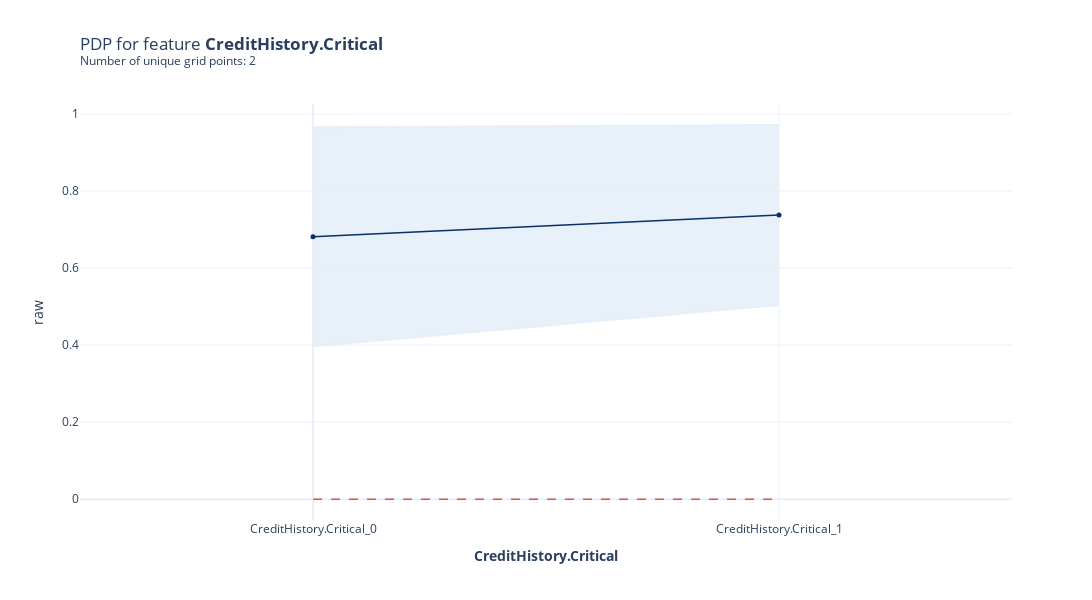

The notebook cell saved with this chart:
### Code cell
pdp_amount = pdp.PDPIsolate(
    model=rfc,
    df = df,
    model_features=X_train.columns,
    feature="CreditHistory.Critical",
    feature_name="CreditHistory.Critical"
)

fig, axes = pdp_amount.plot(center=False)

fig

### Figure 1 — Plotly figure (JSON) as saved in the notebook; plotly's stock layout.template omitted (floating-point values rounded to 4 significant figures)
{"data": [{"hoverinfo": "none", "line": {"color": "rgba(227,238,248,0.8)"}, "mode": "lines", "type": "scatter", "x": [0, 1], "xaxis": "x", "y": [0.9652, 0.9713], "yaxis": "y"}, {"fill": "tonexty", "fillcolor": "rgba(227,238,248,0.8)", "hoverinfo": "none", "line": {"color": "rgba(227,238,248,0.8)"}, "mode": "lines", "type": "scatter", "x": [0, 1], "xaxis": "x", "y": [0.397, 0.504], "yaxis": "y"}, {"hoverinfo": "none", "line": {"color": "#E75438", "dash": "dash", "width": 1.5}, "mode": "lines", "type": "scatter", "x": [0, 1], "xaxis": "x", "y": [0, 0], "yaxis": "y"}, {"hovertemplate": "%{y}", "line": {"color": "rgba(8,48,107,1.0)", "width": 1.5}, "marker": {"color": "rgba(8,48,107,1.0)", "size": 5}, "mode": "lines+markers", "name": "pdp", "type": "scatter", "x": [0, 1], "xaxis": "x", "y": [0.6811, 0.7376], "yaxis": "y"}], "layout": {"height": 600, "showlegend": false, "title": {"text": "PDP for feature <b>CreditHistory.Critical</b> <br><sup>Number of unique grid points: 2</sup>", "x": 0, "xref": "paper"}, "width": 1200, "xaxis": {"anchor": "y", "domain": [0, 1], "range": [-0.5, 1.5], "ticktext": ["CreditHistory.Critical_0", "CreditHistory.Critical_1"], "tickvals": [0, 1], "title": {"text": "<b>CreditHistory.Critical</b>"}}, "yaxis": {"anchor": "x", "domain": [0, 0.99], "title": {"text": "raw"}}}}
